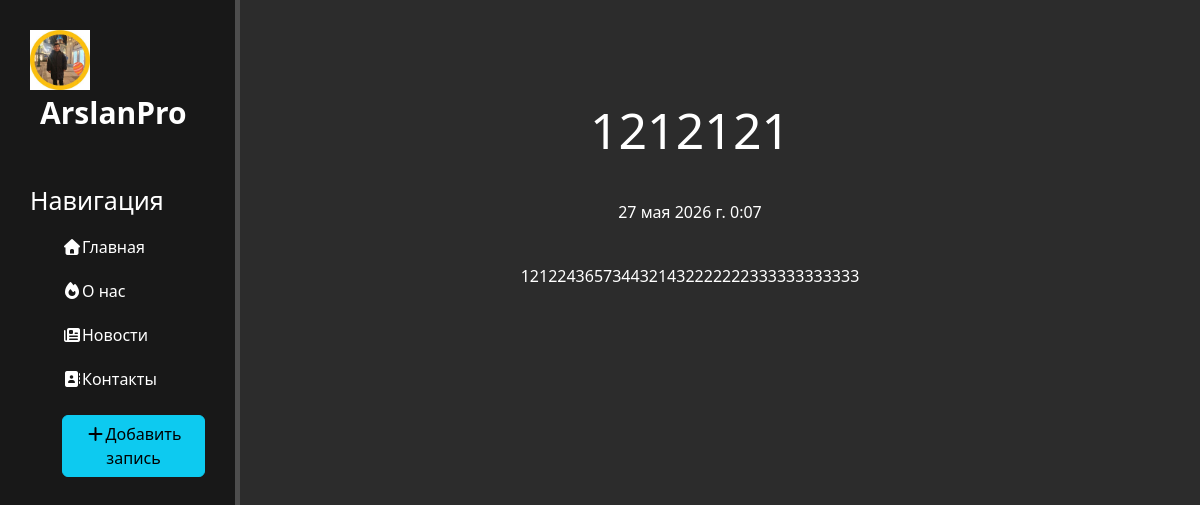
The app's page /news/7/ with its own data.
### news/models.py (models this page shows, shortened)
class Articles(models.Model):
    title = models.CharField('Название', max_length=50)
    anons = models.CharField('Анонс', max_length=250)
    full_text = models.TextField('Статья')
    date = models.DateTimeField('Дата публикации')
    class Meta:
        verbose_name = "Новость"
        verbose_name_plural = "Новости"

### news/views.py (the view)
# urls.py: path('<int:pk>/', views.NewsDetailView.as_view(), name='news_detail'),
class NewsDetailView(DetailView):
    model = Articles
    template_name = "news/details_view.html"
    context_object_name = "article"

### news/templates/news/details_view.html (shortened to what this page needs)
{% extends 'main/layout.html' %}
{% block content %}
<div class="features">
    <h1>{{ article.title }}</h1>
    <p>{{ article.date }}</p>
    <p>{{ article.full_text }}</p>
</div>
{% endblock %}

### main/static/main/css/main.css (style rules this page uses)
body { background: #2c2c2c; }
main .features { float: left; color: white; margin-top: 100px; text-align: center; width: 75%; }
main .features h1 { font-size: 50px; }
main .features p { max-width: 400px; margin: 40px auto }

### records on screen
Articles: title "1212121", date "27 мая 2026 г. 0:07", full_text "1212243657344321432222222333333333333"
